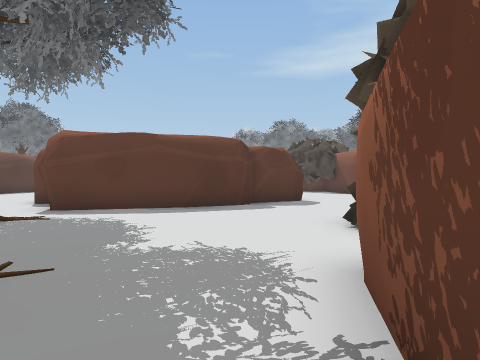
View 1 (above)

22 first-person views from a walk through a Unity game level. The camera is 1.4 m above the floor, looks level and sees 75° across. The floor is counted in squares, 2 m on a side. Each view is taken from the middle of a square. On the plan, view 1 faces up. The plan holds only what a view shows up to about 10 squares ahead; the rest is blank. The place goes on beyond the plan. The player is left out. Some surface patterns are stand-ins.

View 2
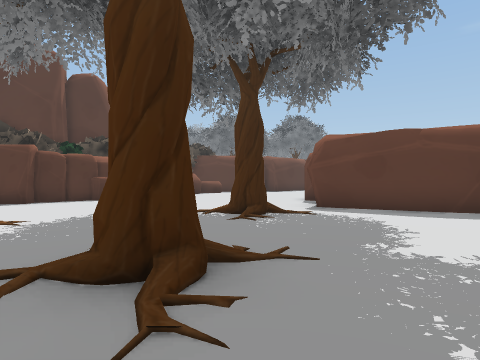

View 3
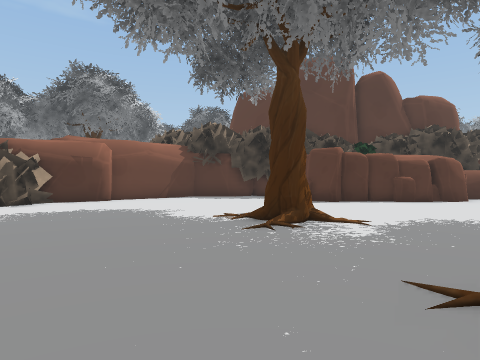

View 4
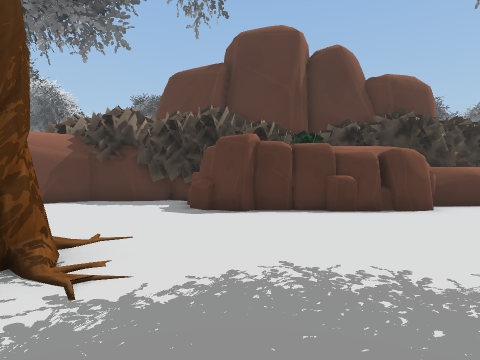

View 5
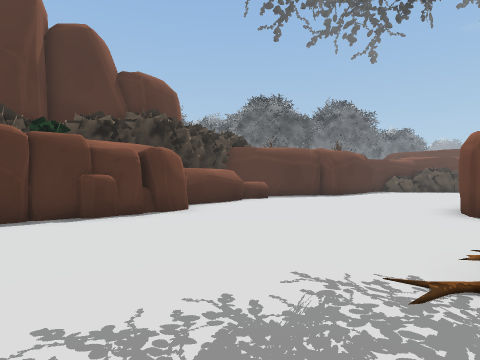

View 6
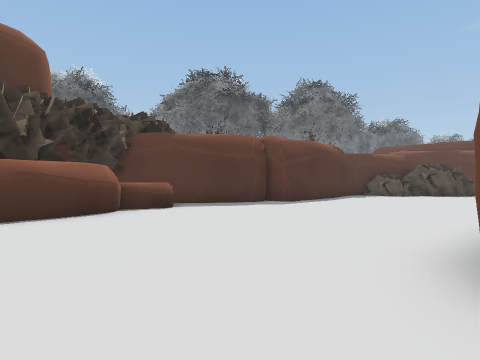

View 7
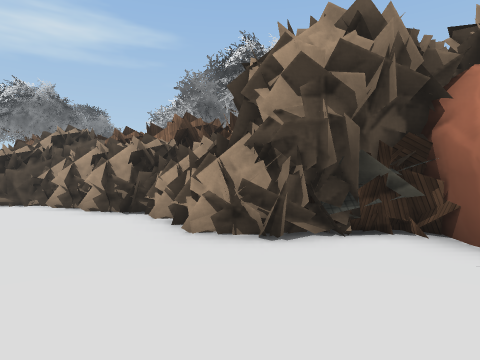

View 8
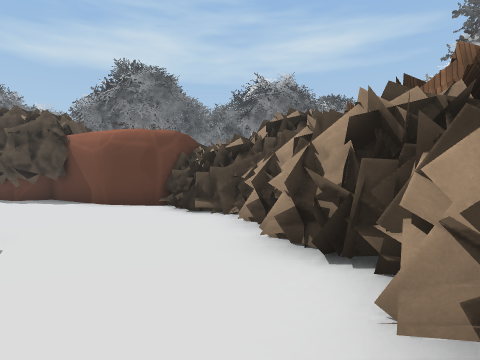

View 9
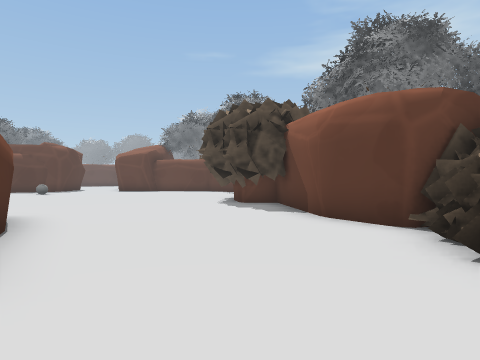

View 10
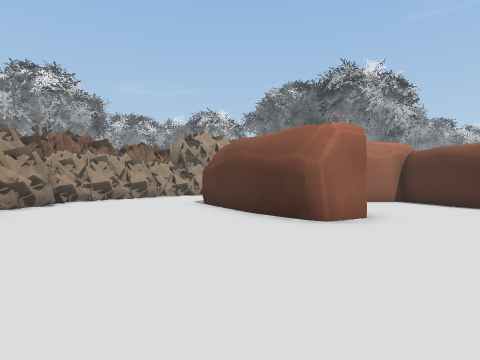

View 11
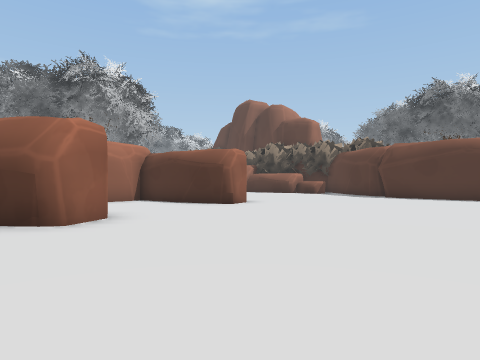

View 12
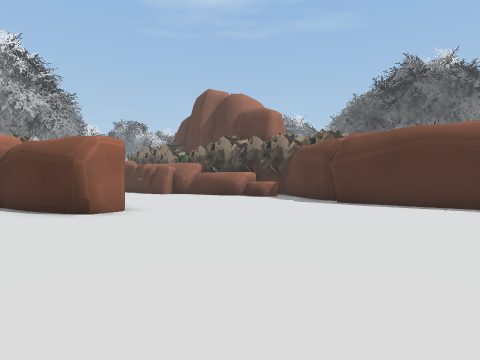

View 13
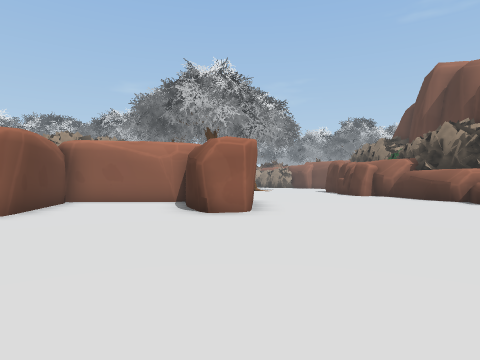

View 14
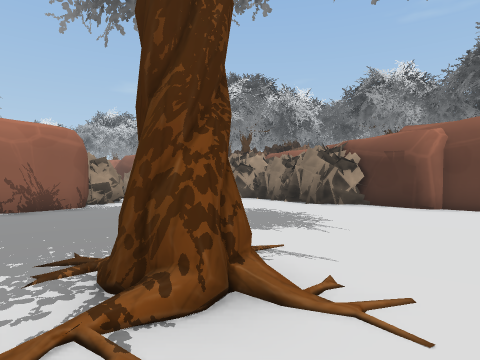

View 15
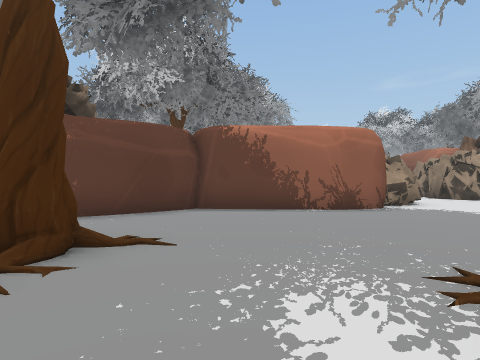

View 16
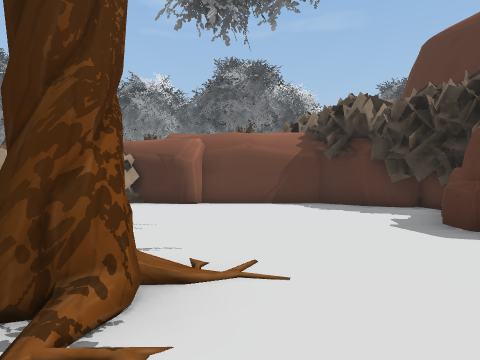

View 17
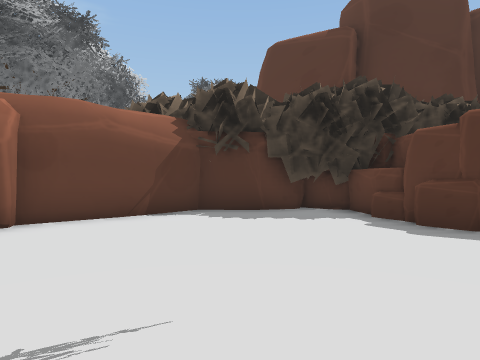

View 18
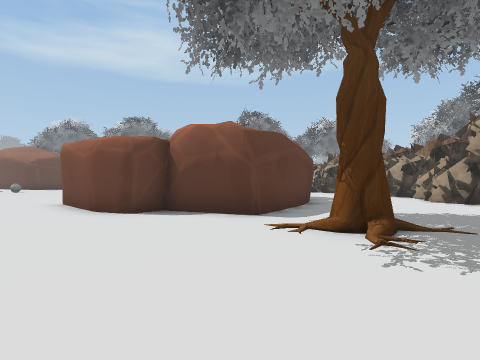

View 19
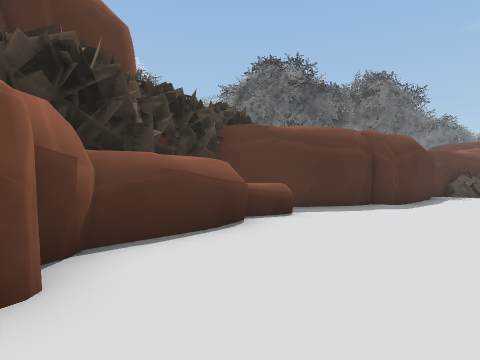

View 20
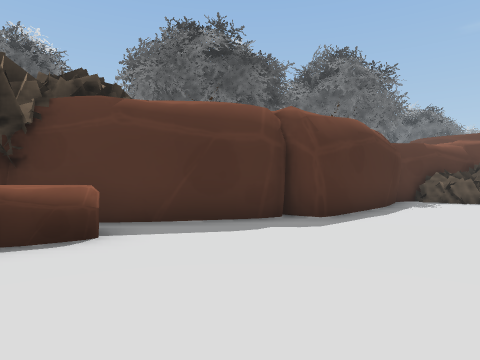

View 21
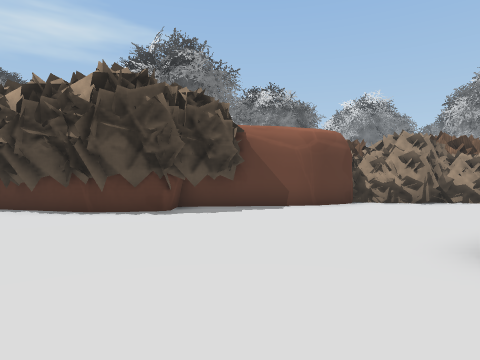

View 22
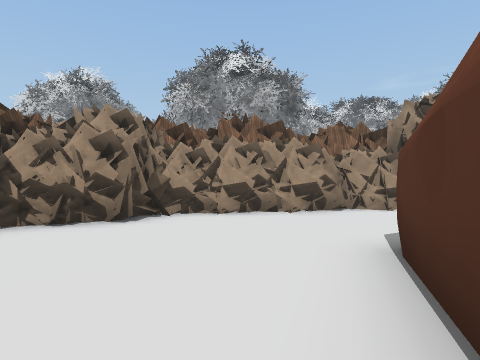

### Floor plan
Points are (right, up) in squares from view 1. A wall is a line through its corners. A room is listed if a view was taken in it or the views show most of it. See-through windows are left out.
Room 1 (views 1, 2, 3, 4, 5, 6, 7, 8, 9, 10, 11, 12, 13, 14, 15, 16, 17, 18, 19, 20, 21, 22)
walls: (-5.1, 8.6) (-5.2, 9.2) (-6, 9) (-6.5, 10.2) (-6.3, 13.1) (-5.2, 13.5) (-4.5, 11.7); (-5.1, 8.8) (-5.2, 9.2) (-6, 9.1); (-3.9, 10) (-0.5, 10.2); (-0.9, 8.1) (-4.5, 7.1) (-5.2, 9.2); (-6.4, 10) (-6.5, 10.5); (-0.8, 10.6) (-1.5, 14); (0.4, 9) (0.1, 8.7) (-1.4, 8); (-4.7, 12.4) (-4.3, 10); (0.8, 9.6) (0.3, 9.5); (1.5, 10.1) (0.4, 9.4); (-1.5, 13.5) (-1.4, 14.2); (1.5, 2.6) (2.3, 2.9); (2.1, 2.6) (2.3, 2.7); (2.2, 2.6) (2.1, 3.1) (2.3, 3.1); (-1.5, 14.2) (-0.4, 14.8) (-0.1, 14.6); (2.4, 2.8) (1.9, 3.6); (0.5, 13.9) (2.2, 10.5); (-12.4, 7.3) (-12, 6.9) (-11.8, 6.5); (-0.3, 14.9) (0.8, 13.4); (0.1, -1.2) (1, 2.7) (2, 2.6); (-13.4, 13.1) (-15.2, 10.9); (-12.1, 15.1) (-12.9, 15); (-2.7, -5.1) (-2.4, -4.7); (6.3, 13.6) (5.5, 15.1) (5.1, 18.6); (5.7, 14.7) (5.5, 15.1); (-3.1, -6) (-2.5, -4.9) (0.1, -2.7) (0.2, -0.7); (-14.7, -0.5) (-14.3, -1.5) (-14.3, -3) (-13.1, -3.9); (-13.6, -3.5) (-11.8, -5.5) (-11.4, -5.3) (-10.5, -7); (-11.4, -5.3) (-11.4, -5.3); (-12.1, 19.1) (-12, 15.2) (-12.6, 15) (-12.6, 14.4) (-13.6, 12.7); (-10.7, -6.6) (-10.4, -7.2); (-12.4, 20.4) (-12, 18.6)
low walls: (1, 2.7) (2.1, 2.6); (-1.4, 13.5) (-1.5, 14.2); (1.8, 2.8) (2.3, 2.8); (2.3, 2.7) (2.2, 3.6); (-12, 15.7) (-12, 15.2)
objects: other object (-15, 2); other object (-14, -1); rock (-14, 0); rock (-14, 1); rock (-14, 2); rock (-14, 10) to (-13, 11); rock (-13, 1); rock (-13, 7) to (-13, 9); rock (-12, 1); rock (-12, 3); rock (-12, 4); rock (-11, 2); rock (-11, 4); rock (-11, 5); rock (-11, 6); other object (-10, -7) to (-9, -7); tree (-7, 0) to (-6, 0); tree (-5, 5) to (-4, 5); other object (-3, -7) to (-1, -7); tree (-3, 1) to (-2, 2); other object (2, 4) to (3, 5); other object (2, 4) to (3, 5); other object (3, 6) to (5, 7); other object (3, 20) to (4, 20); other object (4, 18); other object (4, 19); other object (5, 7) to (7, 8); other object (6, 8) to (7, 10); other object (6, 12); other object (7, 10) to (8, 11); other object (7, 12) to (8, 13); other object (7, 14) to (8, 14); other object (8, 11) to (9, 12)

Where each view was taken, in squares from view 1:
view 1: 0 up, 0 right, facing up
view 2: 0 up, 0 right, facing up-left
view 3: 1 down, 1 left, facing left
view 4: 2 up, 4 left, facing left
view 5: 2 up, 5 left, facing up-left
view 6: 7 up, 6 left, facing up-left
view 7: 5 up, 2 left, facing right
view 8: 6 up, 2 right, facing up-right
view 9: 9 up, 4 right, facing up
view 10: 20 up, 1 right, facing down
view 11: 20 up, 1 right, facing down-left
view 12: 20 up, 3 left, facing down-left
view 13: 20 up, 6 left, facing down
view 14: 2 up, 7 left, facing down
view 15: 2 up, 6 left, facing down-right
view 16: 2 up, 6 left, facing down-left
view 17: 2 down, 7 left, facing left
view 18: 3 up, 9 left, facing up-right
view 19: 6 up, 9 left, facing up-left
view 20: 10 up, 9 left, facing up-left
view 21: 17 up, 3 left, facing right
view 22: 14 up, 1 right, facing down-right
